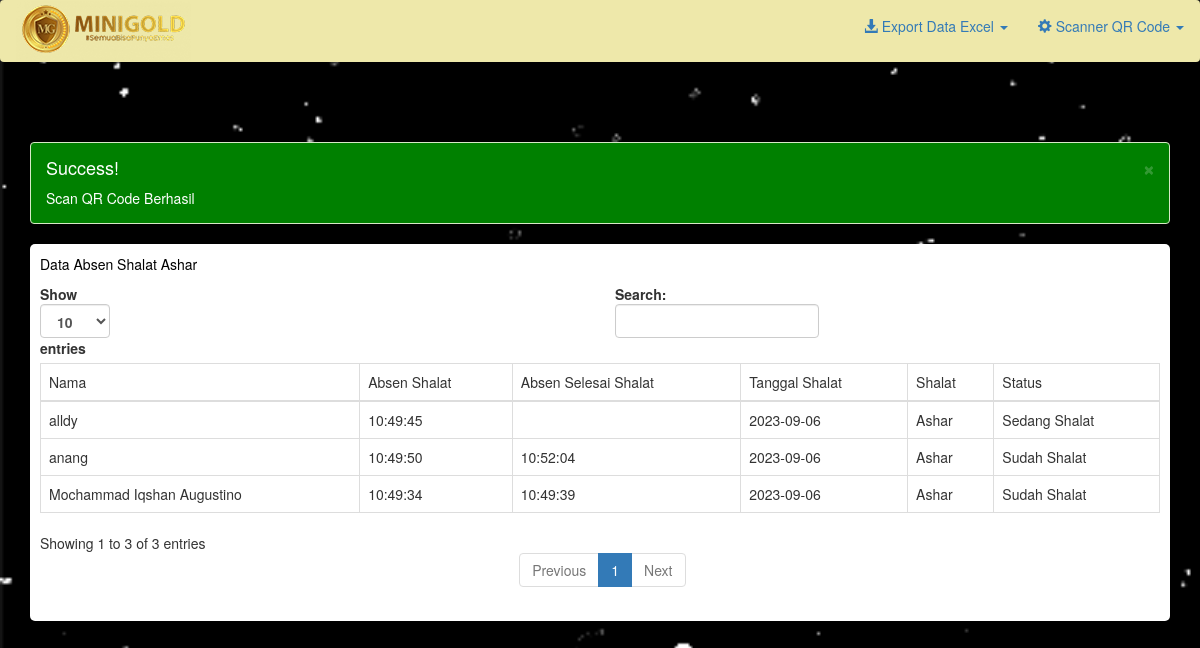
Page /table_absen2.php (signed in) on the committed database.
### tables this page shows
CREATE TABLE `ashar` (
  `id` int(11) NOT NULL,
  `nama` varchar(255) NOT NULL,
  `time_scan` varchar(255) NOT NULL,
  `TIMEOUT` varchar(255) NOT NULL,
  `LOGDATE` varchar(255) NOT NULL,
  `shalat` varchar(255) NOT NULL,
  `STATUS` varchar(255) NOT NULL
);

### table_absen2.php (the view, shortened to what this page needs)
<!DOCTYPE html>
<html>
<head>
    <link rel="stylesheet" href="https://maxcdn.bootstrapcdn.com/bootstrap/3.4.1/css/bootstrap.min.css">
    <link rel="stylesheet" href="css/bootstrap.min.css">
    </head>
</head>
<body>
  <nav class="navbar" style="background:#EEE8AA">
		  <div class="container-fluid">
			<div class="navbar-header">
			<div class="brand logo">
      <a href="index.php" title="Home" rel="home" class="site-branding__logo">
        <img src="logo-minigold-small.png" alt="Home">
      </a>
    </div>
			</div>
			<ul class="nav navbar-nav navbar-right">
         <li class="dropdown"><a class="dropdown-toggle" data-toggle="dropdown" href="#"><span class="glyphicon glyphicon-download-alt"></span> Export Data Excel <span class="caret"></span></a>
              <li class="dropdown"><a class="dropdown-toggle" data-toggle="dropdown" href="#"><span class="glyphicon glyphicon-cog"></span> Scanner QR Code <span class="caret"></span></a>
			</ul>
		  </div>
		</nav>
    <br>
    <br>
    <br>
       <div class="container">
            <div class="row">
                <div class="col-md-12">
					<?php
					if(isset($_SESSION['success'])){
					  echo "
						<div class='alert alert-success alert-dismissible' style='background:green;color:#fff'>
						  <button type='button' class='close' data-dismiss='alert' aria-hidden='true'>&times;</button>
						  <h4><i class='icon fa fa-check'></i> Success!</h4>
						  ".$_SESSION['success']."
						</div>
					  ";
					}
				  ?>
                </div>
                <div class="col-md-12">
				<div style="border-radius: 5px;padding:10px;background:#fff;" id="divvideo">
               <p>Data Absen Shalat Ashar</p>
                  <table id="example1" class="table table-bordered">
                    <thead>
                        <tr>
                        <td>Nama</td>
                            <td>Absen Shalat</td>
                            <td>Absen Selesai Shalat</td>
                            <td>Tanggal Shalat</td>
                            <td>Shalat</td>
                            <td>Status</td>
                        </tr>
                    </thead>
                    <tbody>
                        <?php
                        $server = "localhost";
                        $username="root";
                        $password="";
                        $dbname="upload_file";
                        $conn = new mysqli($server,$username,$password,$dbname);
                           $sql ="SELECT * FROM ashar";
                           $query = $conn->query($sql);
                           while ($row = $query->fetch_assoc()){
                        ?>
                            <tr>
                            <td><?php echo $row['nama'];?></td>
                                <td><?php echo $row['time_scan'];?></td>
                                <td><?php echo $row['TIMEOUT'];?></td>
                                <td><?php echo $row['LOGDATE'];?></td>
                                <td><?php echo $row['shalat'];?></td>
                                <td><?php echo $row['STATUS'];?></td>
                            </tr>
                        <?php
                        }
                        ?>
                    </tbody>
                  </table>
                </div>
                </div>
            </div>
        </div>
    </body>
</html>

### table_absen2.php (style rules this page uses)
#divvideo { box-shadow: 0px 0px 1px 1px rgba(0, 0, 0, 0.1); }
body { background-image: url(32.gif); background-size: cover; background-attachment: fixed; }
p { color: black }
h4 { color: black }

### rows in the picture
ashar: nama "Mochammad Iqshan Augustino", time_scan "10:49:34", TIMEOUT "10:49:39", LOGDATE "2023-09-06", shalat "Ashar", STATUS "Sudah Shalat"
ashar: nama "alldy", time_scan "10:49:45", LOGDATE "2023-09-06", shalat "Ashar", STATUS "Sedang Shalat"
ashar: nama "anang", time_scan "10:49:50", TIMEOUT "10:52:04", LOGDATE "2023-09-06", shalat "Ashar", STATUS "Sudah Shalat"

### other values in the picture
$_SESSION['success'] "Scan QR Code Berhasil"
